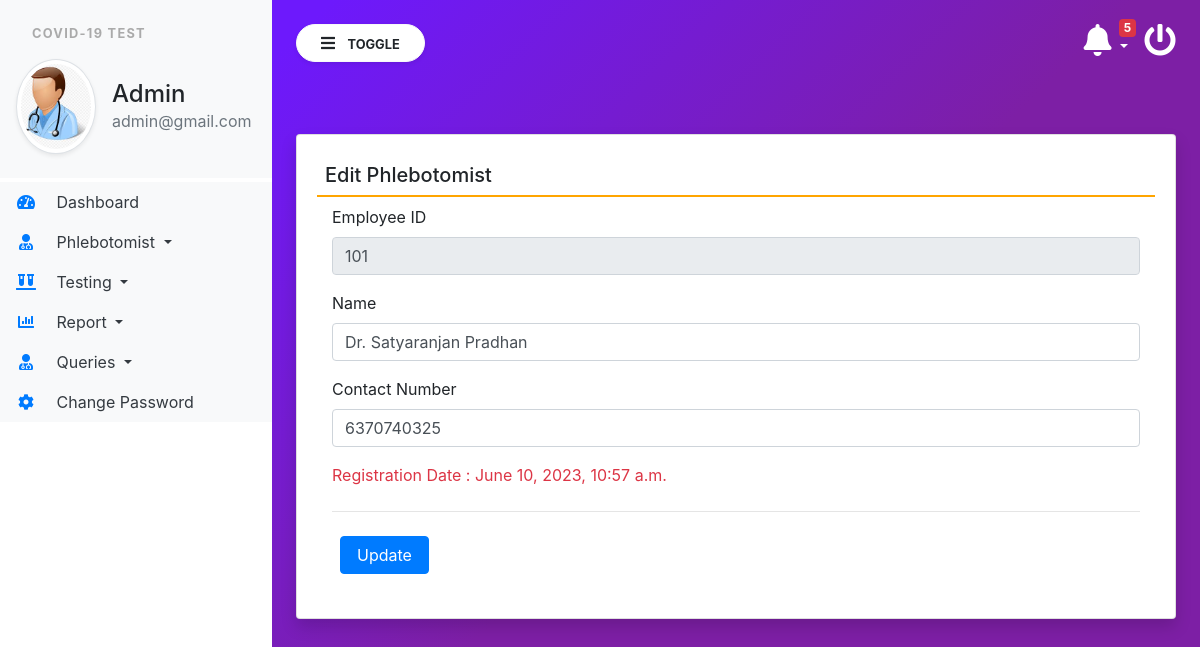
The page /edit_Phlebotomist/4 (signed in) on the database its author committed.
### covid/models.py (models this page shows, shortened)
class Phlebotomist(models.Model):
    EmpID = models.CharField(max_length=100, null=True)
    FullName = models.CharField(max_length=150, null=True)
    MobileNumber = models.CharField(max_length=15, null=True)
    RegDate = models.DateTimeField(auto_now_add=True)

### covid/views.py (the view, shortened to what this page needs)
# urls.py: path('edit_Phlebotomist/<int:pid>', edit_Phlebotomist, name='edit_Phlebotomist'),
def edit_Phlebotomist(request,pid):
    if not request.user.is_authenticated:
        return redirect('admin_login')
    error = ""
    phlebotomist = Phlebotomist.objects.get(id=pid)
    return render(request, 'edit_Phlebotomist.html', locals())

### covid/templatetags/custom_tag.py (called while the page is built)
@register.filter(name = 'notification')
def notification(obj):
    test  = Testrecord.objects.filter(ReportStatus="Not Processed yet")
    return test

@register.simple_tag()
def notificationcount(*args, **kwargs):
    testcount  = Testrecord.objects.filter(ReportStatus="Not Processed yet").count()
    return testcount

### covid/templates/edit_Phlebotomist.html (shortened to what this page needs)
{% extends 'admin_base.html' %}
{% block main  %}
<div class="card shadow mt-5">
    <div class="card-body">
        <h5 class="p-2" style="border-bottom: 2px solid orange;">Edit Phlebotomist </h5>
        <div class="container-fluid">
            <form method="POST">
                <div class="form-row">
                    <div class="col-sm-12">
                        <div class="form-group">
                            <label>Employee ID</label>
                            <input type="text" name="EmpID" class="form-control" value="{{phlebotomist.EmpID}}" readonly>
                        </div>
                    </div>
                    <div class="col-sm-12">
                        <div class="form-group">
                            <label>Name</label>
                            <input type="text" name="FullName" class="form-control" value="{{phlebotomist.FullName}}">
                        </div>
                    </div>
                    <div class="col-sm-12">
                        <div class="form-group">
                            <label>Contact Number</label>
                            <input type="text" name="MobileNumber" class="form-control" value="{{phlebotomist.MobileNumber}}">
                        </div>
                    </div>
                </div>
                <label class="text-danger">Registration Date : {{phlebotomist.RegDate}}</label>
                <hr>
                <input type="submit" value="Update" class="m-2 px-3 btn btn-primary">
            </form>
        </div>
    </div>
</div>
{% endblock %}

### covid/templates/admin_base.html (shortened to what this page needs)
{% load static %}
{% load custom_tag %}
<html lang="en">
<head>
    <link rel="stylesheet" href="https://maxcdn.bootstrapcdn.com/bootstrap/4.3.1/css/bootstrap.min.css">
    <link rel="stylesheet" href="https://use.fontawesome.com/releases/v5.6.3/css/all.css"
>
    <link rel="stylesheet" type="text/css" href="{% static 'css/sidebar.css' %}">
</head>
<body>
<div class="vertical-nav bg-white" id="sidebar">
    <div class="py-4 px-3 mb-1 bg-light">
        <p class="font-weight-bold text-uppercase px-3 small dashboard-text">Covid-19 Test</p>
        <div class="media d-flex align-items-center">
            <img src="{% static 'images/admin.jpg' %}" width="80" height="80"
                 class="mr-3 rounded-circle img-thumbnail shadow-sm">
            <div class="media-body">
                <h4 class="mb-0">Admin</h4>
                <p class="text-muted mb-0">{{request.user.email}}</p>
            </div>
        </div>
    </div>
    <ul class="nav flex-column bg-white">
        <li class="nav-item">
            <a href="{% url 'admin_home' %}" class="nav-link text-dark bg-light">
                <i class="fas fa-tachometer-alt fa-fw mr-3 text-primary"></i>
                Dashboard
            </a>
        </li>
        <li class="nav-item dropdown">
            <a class="nav-link dropdown-toggle text-dark bg-light" href="#" id="navbardrop" data-toggle="dropdown">
                <i class="fas fa-user-md mr-3 text-primary fa-fw"></i> Phlebotomist
            </a>
        </li>
        <li class="nav-item dropdown">
            <a class="nav-link dropdown-toggle text-dark bg-light" href="#" id="navbardrop" data-toggle="dropdown">
                <i class="fas fa-vials mr-3 text-primary fa-fw"></i> Testing
            </a>
        </li>
        <li class="nav-item dropdown">
            <a class="nav-link dropdown-toggle text-dark bg-light" href="#" id="navbardrop" data-toggle="dropdown">
                <i class="fas fa-chart-bar mr-3 text-primary fa-fw"></i> Report
            </a>
        </li>
        <li class="nav-item dropdown">
            <a class="nav-link dropdown-toggle text-dark bg-light" href="#" id="navbardrop" data-toggle="dropdown">
                <i class="fas fa-user-md mr-3 text-primary fa-fw"></i> Queries
            </a>
        </li>
        <li class="nav-item">
            <a href="{% url 'changePassword' %}" class="nav-link text-dark bg-light">
                <i class="fas fa-cog mr-3 text-primary fa-fw"></i>
                Change Password
            </a>
        </li>
    </ul>
</div>
<div class="page-content p-4" id="content">
    <a href="/logout" title="logout" class="float-right text-white"><i class="fas fa-power-off fa-2x"></i></a>
    <div class="container">
        <div class="dropdown">
    <a href="" class="float-right text-white pr-3 dropdown-toggle" id="menu1" data-toggle="dropdown"><span class="badge badge-danger">{% notificationcount %}</span><i class="fas fa-bell fa-2x"> </i>
    </a>
    </div>
        </div>
    <button id="sidebarCollapse" type="button" class="btn btn-light bg-white rounded-pill shadow-sm px-4 mb-4">
        <i class="fas fa-bars mr-2"></i>
        <small class="text-uppercase font-weight-bold">Toggle</small>
    </button>
    {% block main %}
    {% endblock %}
</div>
</body>
</html>

### covid/static/css/sidebar.css (style rules this page uses)
body { background-image : linear-gradient(135.9deg,rgba(109,25,252,1) 16.4%,rgba(125,31,165,1) 56.1%); min-height:100vh; }
.vertical-nav { min-width : 17rem; width : 17rem; height:100vh; position:fixed; top:0; left:0; transition: all 0.4s; }
.page-content { width:calc(100% - 17rem); margin-left:17rem; transition:all 0.4s; }
.dashboard-text { letter-spacing : 0.1em; color : #aaa; }
.badge { position: absolute; top: -5px; right: 25px; }

### rows shown on the page
Phlebotomist: EmpID "101", FullName "Dr. Satyaranjan Pradhan", MobileNumber "6370740325", RegDate "June 10, 2023, 10:57 a.m."

### other values the page prints
{{ request.user.email }} "admin@gmail.com"
